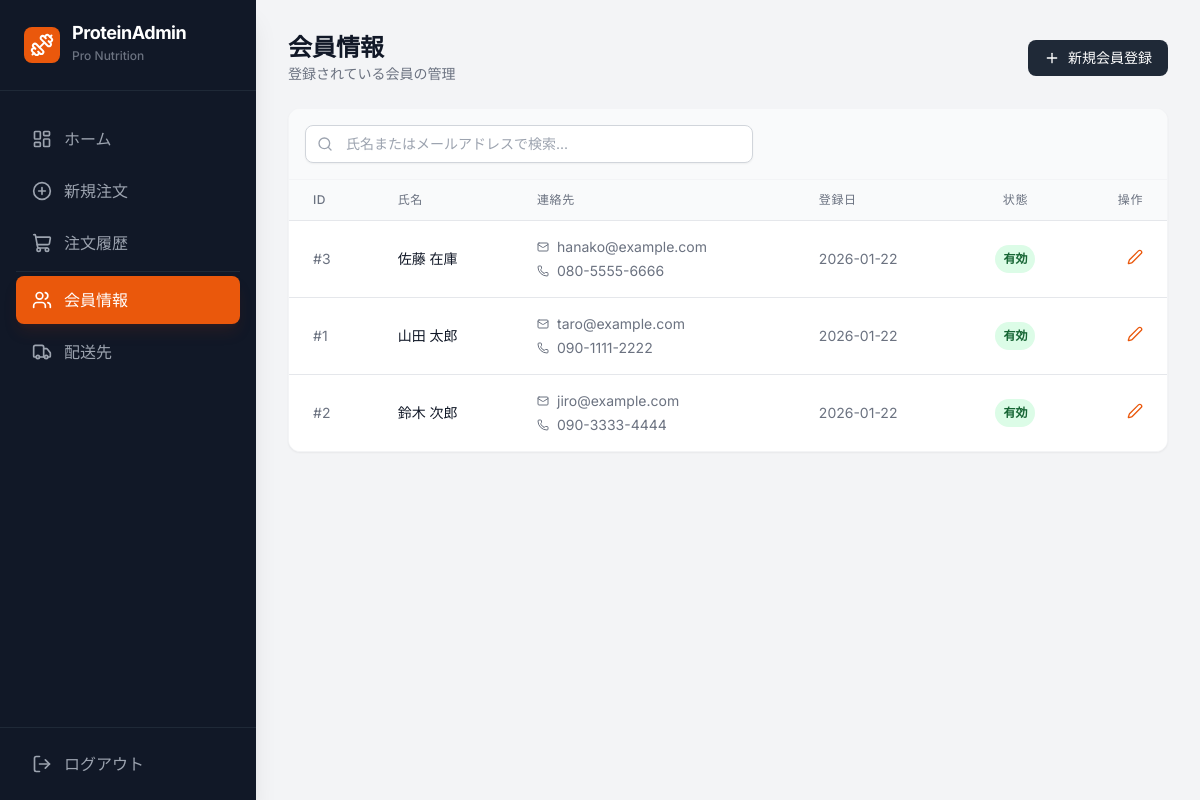
Screenshot of /members/ (signed in) with the database file from the repository.
### dashboard/models.py (models this page shows, shortened)
class Member(models.Model):
    name = models.CharField(max_length=100)
    email = models.EmailField(unique=True)
    phone = models.CharField(max_length=20, blank=True)
    is_active = models.BooleanField(default=True)
    created_at = models.DateTimeField(auto_now_add=True)
    updated_at = models.DateTimeField(auto_now=True)

### dashboard/views.py (the view)
# urls.py: path('members/', views.MemberListView.as_view(), name='member-list'),
class MemberListView(LoginRequiredMixin, ListView):
    model = Member
    template_name = 'dashboard/member_list.html'
    context_object_name = 'members'
    def get_queryset(self):
        return Member.objects.order_by('name')

### dashboard/templates/dashboard/member_list.html (shortened to what this page needs)
{% extends 'dashboard/base.html' %}
{% block content %}
<div class="space-y-6">
  <div class="flex justify-between items-center">
    <div>
      <h2 class="text-2xl font-bold text-gray-900">会員情報</h2>
      <p class="text-gray-500 text-sm">登録されている会員の管理</p>
    </div>
    <a href="{% url 'member-create' %}"
      class="bg-gray-800 text-white px-4 py-2 rounded-lg text-sm font-medium hover:bg-gray-700 flex items-center gap-2">
      <i data-lucide="plus" class="w-4 h-4"></i>
      新規会員登録
    </a>
  </div>
  <div class="bg-white rounded-xl shadow-sm border border-gray-100 overflow-hidden">
    <div class="p-4 border-b border-gray-100 bg-gray-50">
      <div class="relative max-w-md">
        <div class="absolute inset-y-0 left-0 pl-3 flex items-center pointer-events-none">
        </div>
        <input type="text" id="memberSearch" placeholder="氏名またはメールアドレスで検索..."
          class="pl-10 pr-4 py-2 w-full bg-white border border-gray-300 rounded-lg text-sm text-gray-900 placeholder-gray-400 focus:outline-none focus:ring-2 focus:ring-orange-500 focus:border-transparent transition-all shadow-sm">
      </div>
    </div>
    <div class="overflow-x-auto">
      <table class="min-w-full divide-y divide-gray-200" id="memberTable">
        <thead class="bg-gray-50">
          <tr>
            <th scope="col" class="px-6 py-3 text-left text-xs font-medium text-gray-500 uppercase tracking-wider">ID
            </th>
            <th scope="col" class="px-6 py-3 text-left text-xs font-medium text-gray-500 uppercase tracking-wider">氏名
            </th>
            <th scope="col" class="px-6 py-3 text-left text-xs font-medium text-gray-500 uppercase tracking-wider">連絡先
            </th>
            <th scope="col" class="px-6 py-3 text-left text-xs font-medium text-gray-500 uppercase tracking-wider">登録日
            </th>
            <th scope="col" class="px-6 py-3 text-center text-xs font-medium text-gray-500 uppercase tracking-wider">状態
            </th>
            <th scope="col" class="px-6 py-3 text-right text-xs font-medium text-gray-500 uppercase tracking-wider">操作
            </th>
          </tr>
        </thead>
        <tbody class="bg-white divide-y divide-gray-200">
          {% for member in members %}
          <tr class="hover:bg-gray-50 member-row" data-search="{{ member.name }} {{ member.email }}">
            <td class="px-6 py-4 whitespace-nowrap text-sm text-gray-500">#{{ member.id }}</td>
            <td class="px-6 py-4 whitespace-nowrap">
              <div class="text-sm font-medium text-gray-900">{{ member.name }}</div>
            </td>
            <td class="px-6 py-4 whitespace-nowrap">
              <div class="flex flex-col space-y-1">
                <div class="flex items-center text-sm text-gray-500">
                  <i data-lucide="mail" class="w-3 h-3 mr-2"></i> {{ member.email }}
                </div>
                {% if member.phone %}
                <div class="flex items-center text-sm text-gray-500">
                  <i data-lucide="phone" class="w-3 h-3 mr-2"></i> {{ member.phone }}
                </div>
                {% endif %}
              </div>
            </td>
            <td class="px-6 py-4 whitespace-nowrap text-sm text-gray-500">{{ member.created_at|date:"Y-m-d" }}</td>
            <td class="px-6 py-4 whitespace-nowrap text-center">
              <span
                class="px-2 py-1 inline-flex text-xs leading-5 font-semibold rounded-full
                                {% if member.is_active %}bg-green-100 text-green-800{% else %}bg-red-100 text-red-800{% endif %}">
                {% if member.is_active %}有効{% else %}無効{% endif %}
              </span>
            </td>
            <td class="px-6 py-4 whitespace-nowrap text-right text-sm font-medium">
              <a href="{% url 'member-edit' member.pk %}" class="text-orange-600 hover:text-orange-900 inline-block">
                <i data-lucide="edit-2" class="w-4 h-4"></i>
              </a>
            </td>
          </tr>
          {% empty %}
          <tr>
            <td colspan="6" class="px-6 py-10 text-center text-gray-500">会員がいません</td>
          </tr>
          {% endfor %}
        </tbody>
      </table>
    </div>
  </div>
</div>
{% endblock %}

### dashboard/templates/dashboard/base.html (style rules this page uses)
body { font-family: 'Inter', sans-serif; }

### rows the page displays
Member: id "3", name "佐藤 在庫", email "hanako@example.com", phone "080-5555-6666", created_at "2026-01-22", is_active "有効"
Member: id "1", name "山田 太郎", email "taro@example.com", phone "090-1111-2222", created_at "2026-01-22", is_active "有効"
Member: id "2", name "鈴木 次郎", email "jiro@example.com", phone "090-3333-4444", created_at "2026-01-22", is_active "有効"
